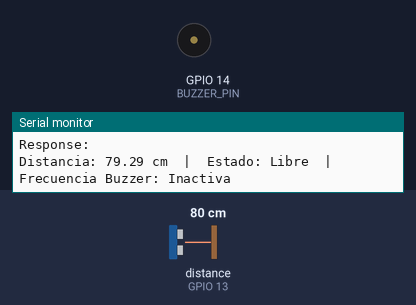
This sketch was run on a simulated ESP32. On the bench: buzzer (waves = sounding), the last lines printed to the serial monitor. Wiring (inferred from the names in the program): ultrasonic range finder: trigger GPIO 27; echo GPIO 13. Inputs (shaded band) come from the test bench; at power-on: distance to the obstacle (sensor on GPIO 13) 80 cm. The echo pulse lasts 58.3 µs per cm; WiFi joins after 1.5 s; servers stay silent unless stated; uploads are accepted with an empty reply.

Above: at 3.2 s.
3.3 s: distance to the obstacle (sensor on GPIO 13) set to 23 cm
4.9 s: distance to the obstacle (sensor on GPIO 13) set to 19 cm
At 6.1 s:
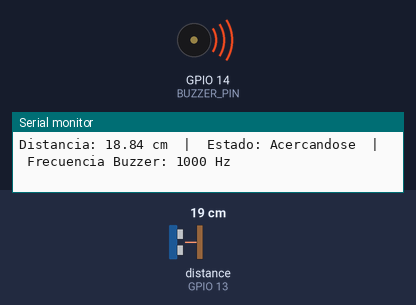
6.4 s: distance to the obstacle (sensor on GPIO 13) set to 12 cm
7.9 s: distance to the obstacle (sensor on GPIO 13) set to 9 cm
At 8.6 s:
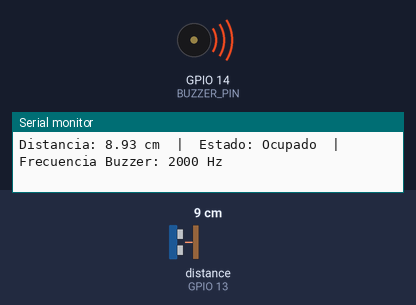
Timing chart, 0 to 10.9 s (numbered marks = the images above; inputs shaded):
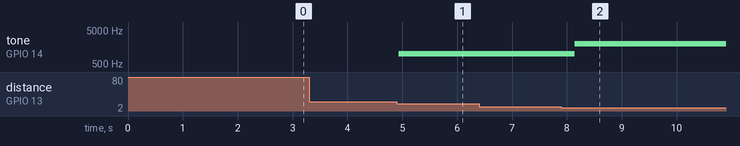

Measured:
- the behaviour switches between 21 and 20 cm on distance to the obstacle (sensor on GPIO 13) (found by bisection; images 0 and 1)
- after the input at 4.9 s, tone on GPIO 14 (BUZZER_PIN): silent → 1000 Hz at once
- after the input at 7.9 s, tone on GPIO 14 (BUZZER_PIN): 1000 Hz → 2000 Hz after 0.25 s

The sketch:

estacionamiento_inteligente.ino
```cpp
#include <WiFi.h>
#include <HTTPClient.h>

#define TRIG_PIN    27
#define ECHO_PIN    13
#define BUZZER_PIN  14

// WiFi Credentials
const char* ssid = "SSID";
const char* password = "SSID PASSWORD";

// Server URL - UPDATED to match your new network IP
const char* serverUrl = "http://10.83.211.98:8000/api.php";

// Variables
long duration;
float distance;
String estado;
int frecuenciaBuzzer = 0;
unsigned long lastTime = 0;
unsigned long timerDelay = 2000; // Send data every 2 seconds

void setup() {
  Serial.begin(115200);

  // Configuration of pins
  pinMode(TRIG_PIN, OUTPUT);
  pinMode(ECHO_PIN, INPUT);
  pinMode(BUZZER_PIN, OUTPUT);

  // Ensure trigger starts LOW
  digitalWrite(TRIG_PIN, LOW);

  Serial.println("Sistema de Estacionamiento Inteligente Iniciado");
  Serial.println("----------------------------------------------");

  // Connect to WiFi
  Serial.print("Conectando a WiFi: ");
  Serial.println(ssid);
  WiFi.begin(ssid, password);

  // Wait for connection
  int attempts = 0;
  while (WiFi.status() != WL_CONNECTED && attempts < 15) {
    delay(1000);
    Serial.print(".");
    attempts++;
  }

  if (WiFi.status() == WL_CONNECTED) {
    Serial.println("\nWiFi Conectado con éxito!");
    Serial.print("Dirección IP del ESP32: ");
    Serial.println(WiFi.localIP());
  } else {
    Serial.println("\nNo se pudo conectar al WiFi. El sistema continuará en modo local (Serial).");
  }
}

void loop() {
  // 1. Send trigger pulse
  digitalWrite(TRIG_PIN, LOW);
  delayMicroseconds(2);
  digitalWrite(TRIG_PIN, HIGH);
  delayMicroseconds(10);
  digitalWrite(TRIG_PIN, LOW);

  // 2. Read echo pulse duration
  duration = pulseIn(ECHO_PIN, HIGH);

  // 3. Calculate distance in cm (speed of sound / 2 for round trip)
  distance = duration * 0.034 / 2;

  // 4. Evaluate state and control buzzer
  if (distance > 20.0) {
    estado = "Libre";
    frecuenciaBuzzer = 0;
    noTone(BUZZER_PIN);  // Turn off buzzer
  }
  else if (distance >= 10.0 && distance <= 20.0) {
    estado = "Acercandose";
    frecuenciaBuzzer = 1000;
    tone(BUZZER_PIN, frecuenciaBuzzer);  // Sound 1000 Hz
  }
  else if (distance < 10.0) {
    estado = "Ocupado";
    frecuenciaBuzzer = 2000;
    tone(BUZZER_PIN, frecuenciaBuzzer);  // Sound 2000 Hz
  }

  // 5. Show data in serial monitor
  Serial.print("Distancia: ");
  Serial.print(distance);
  Serial.print(" cm  |  Estado: ");
  Serial.print(estado);
  Serial.print("  |  Frecuencia Buzzer: ");
  if (frecuenciaBuzzer == 0) {
    Serial.println("Inactiva");
  } else {
    Serial.print(frecuenciaBuzzer);
    Serial.println(" Hz");
  }

  // 6. Send data to web server via WiFi (every 'timerDelay' milliseconds)
  if ((millis() - lastTime) > timerDelay) {
    if (WiFi.status() == WL_CONNECTED) {
      WiFiClient client;
      HTTPClient http;

      // Initialize HTTP connection using the WiFiClient
      http.begin(client, serverUrl);

      // Specify content-type header
      http.addHeader("Content-Type", "application/json");

      // Create JSON payload manually
      String jsonPayload = "{\"distance\":" + String(distance, 2) +
                            ",\"estado\":\"" + estado +
                            "\",\"frecuencia_buzzer\":" + String(frecuenciaBuzzer) + "}";

      // Send POST request
      int httpResponseCode = http.POST(jsonPayload);

      if (httpResponseCode > 0) {
        String response = http.getString();
        Serial.print("HTTP Response code: ");
        Serial.println(httpResponseCode);
        Serial.print("Response: ");
        Serial.println(response);
      } else {
        Serial.print("Error sending POST request: ");
        Serial.println(http.errorToString(httpResponseCode).c_str());
      }

      // Free resources
      http.end();
    } else {
      Serial.println("WiFi desconectado. No se puede enviar datos via HTTP.");
    }
    lastTime = millis();
  }

  // Small pause between loops
  delay(500);
}
```
